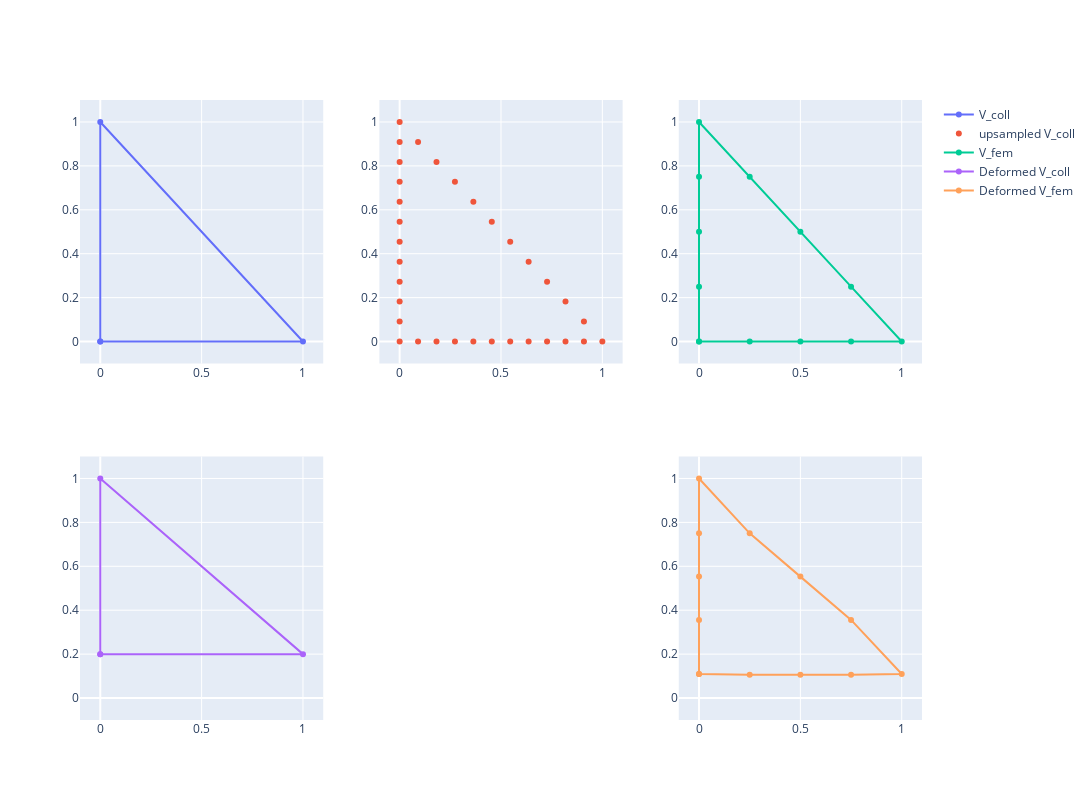

The notebook cell this image was saved under:
### Code cell
U_coll = numpy.array([
    [0, 0.2, 0],
    [0, 0.2, 0],
    [0, 0, 0],
])

X_coll = V_coll + U_coll
X_fem = V_fem + W_new.T @ U_coll

coll_row_order = numpy.array([0, 1, 2, 0])
mid_row_order = numpy.array([0, 3, 1, 4, 2, 5, 0])
fem_row_order = numpy.array([0, 3, 4, 5, 1, 6, 7, 8, 2, 9, 10, 11, 0])

from plotly.subplots import make_subplots
fig = make_subplots(rows=2, cols=3)

fig.add_trace(go.Scatter(x=V_coll[coll_row_order, 0], y=V_coll[coll_row_order, 1], name="V_coll"), row=1, col=1),
fig.add_trace(go.Scatter(x=upsampled_V[:, 0], y=upsampled_V[:, 1], mode="markers", name="upsampled V_coll"), row=1, col=2),
fig.add_trace(go.Scatter(x=V_fem[fem_row_order, 0], y=V_fem[fem_row_order, 1], name="V_fem"), row=1, col=3),
fig.add_trace(go.Scatter(x=X_coll[coll_row_order, 0], y=X_coll[coll_row_order, 1], name="Deformed V_coll"), row=2, col=1),
fig.add_trace(go.Scatter(x=X_fem[fem_row_order, 0], y=X_fem[fem_row_order, 1], name="Deformed V_fem"), row=2, col=3),

fig.update_layout(width=1200, height=800)
fig.update_xaxes(range=[-0.1, 1.1])
fig.update_yaxes(range=[-0.1, 1.1])

### Figure 1 — Plotly figure (JSON) as saved in the notebook; plotly's stock layout.template omitted (floating-point values rounded to 4 significant figures)
{"data": [{"name": "V_coll", "type": "scatter", "x": [0, 1, 0, 0], "xaxis": "x", "y": [0, 0, 1, 0], "yaxis": "y"}, {"mode": "markers", "name": "upsampled V_coll", "type": "scatter", "x": [0, 1, 0, 0.09091, 0.1818, 0.2727, 0.3636, 0.4545, 0.5455, 0.6364, 0.7273, 0.8182, 0.9091, 0.9091, 0.8182, 0.7273, 0.6364, 0.5455, 0.4545, 0.3636, 0.2727, 0.1818, 0.09091, 0, 0, 0, 0, 0, 0, 0, 0, 0, 0], "xaxis": "x2", "y": [0, 0, 1, 0, 0, 0, 0, 0, 0, 0, 0, 0, 0, 0.09091, 0.1818, 0.2727, 0.3636, 0.4545, 0.5455, 0.6364, 0.7273, 0.8182, 0.9091, 0.9091, 0.8182, 0.7273, 0.6364, 0.5455, 0.4545, 0.3636, 0.2727, 0.1818, 0.09091], "yaxis": "y2"}, {"name": "V_fem", "type": "scatter", "x": [0, 0.25, 0.5, 0.75, 1, 0.75, 0.5, 0.25, 0, 0, 0, 0, 0], "xaxis": "x3", "y": [0, 0, 0, 0, 0, 0.25, 0.5, 0.75, 1, 0.75, 0.5, 0.25, 0], "yaxis": "y3"}, {"name": "Deformed V_coll", "type": "scatter", "x": [0, 1, 0, 0], "xaxis": "x4", "y": [0.2, 0.2, 1, 0.2], "yaxis": "y4"}, {"name": "Deformed V_fem", "type": "scatter", "x": [0, 0.25, 0.5, 0.75, 1, 0.75, 0.5, 0.25, 0, 0, 0, 0, 0], "xaxis": "x6", "y": [0.1094, 0.1059, 0.1059, 0.1059, 0.1094, 0.3559, 0.5529, 0.75, 1, 0.75, 0.5529, 0.3559, 0.1094], "yaxis": "y6"}], "layout": {"height": 800, "width": 1200, "xaxis": {"anchor": "y", "domain": [0, 0.2889], "range": [-0.1, 1.1]}, "xaxis2": {"anchor": "y2", "domain": [0.3556, 0.6444], "range": [-0.1, 1.1]}, "xaxis3": {"anchor": "y3", "domain": [0.7111, 1], "range": [-0.1, 1.1]}, "xaxis4": {"anchor": "y4", "domain": [0, 0.2889], "range": [-0.1, 1.1]}, "xaxis5": {"anchor": "y5", "domain": [0.3556, 0.6444], "range": [-0.1, 1.1]}, "xaxis6": {"anchor": "y6", "domain": [0.7111, 1], "range": [-0.1, 1.1]}, "yaxis": {"anchor": "x", "domain": [0.575, 1], "range": [-0.1, 1.1]}, "yaxis2": {"anchor": "x2", "domain": [0.575, 1], "range": [-0.1, 1.1]}, "yaxis3": {"anchor": "x3", "domain": [0.575, 1], "range": [-0.1, 1.1]}, "yaxis4": {"anchor": "x4", "domain": [0, 0.425], "range": [-0.1, 1.1]}, "yaxis5": {"anchor": "x5", "domain": [0, 0.425], "range": [-0.1, 1.1]}, "yaxis6": {"anchor": "x6", "domain": [0, 0.425], "range": [-0.1, 1.1]}}}
